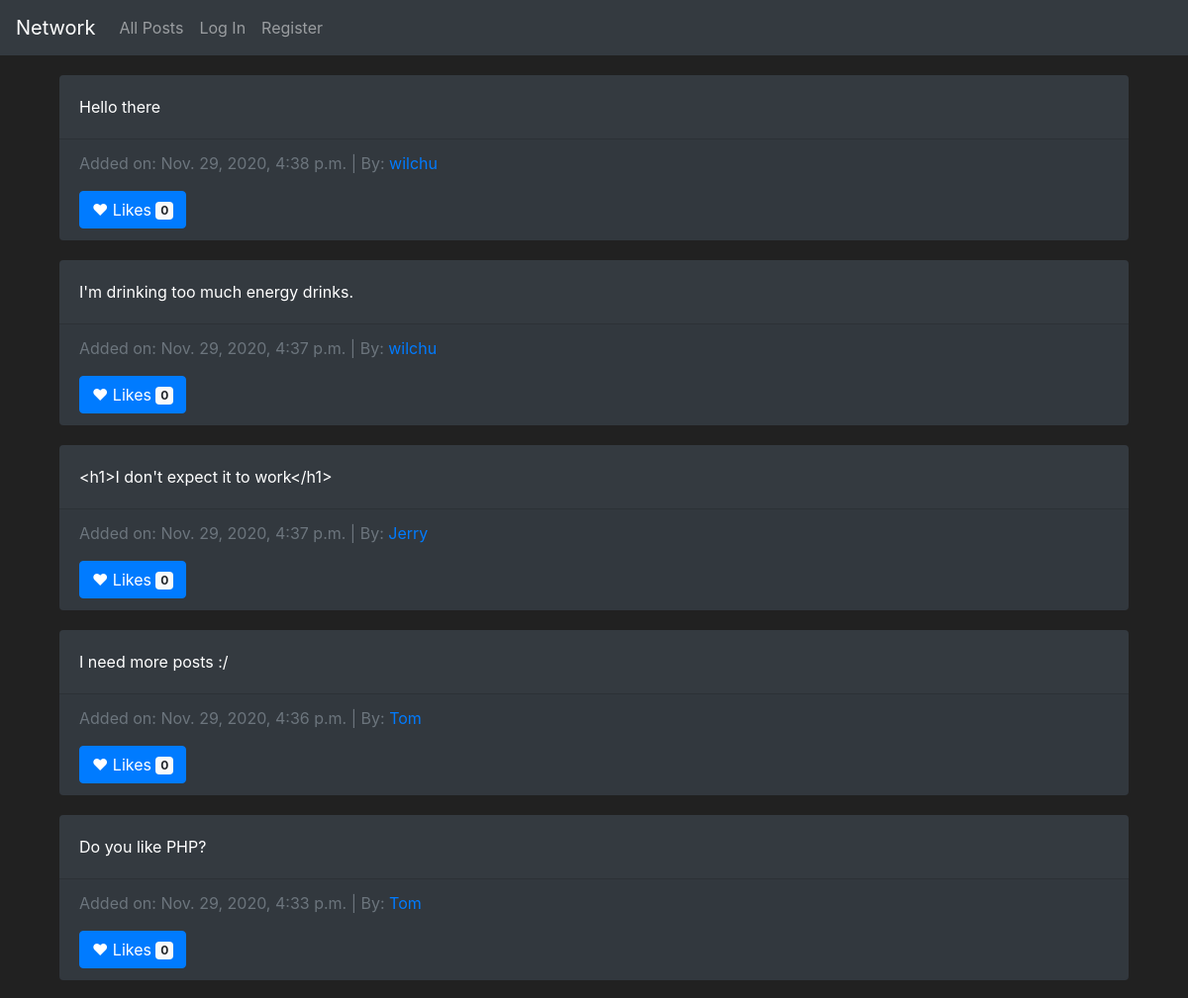
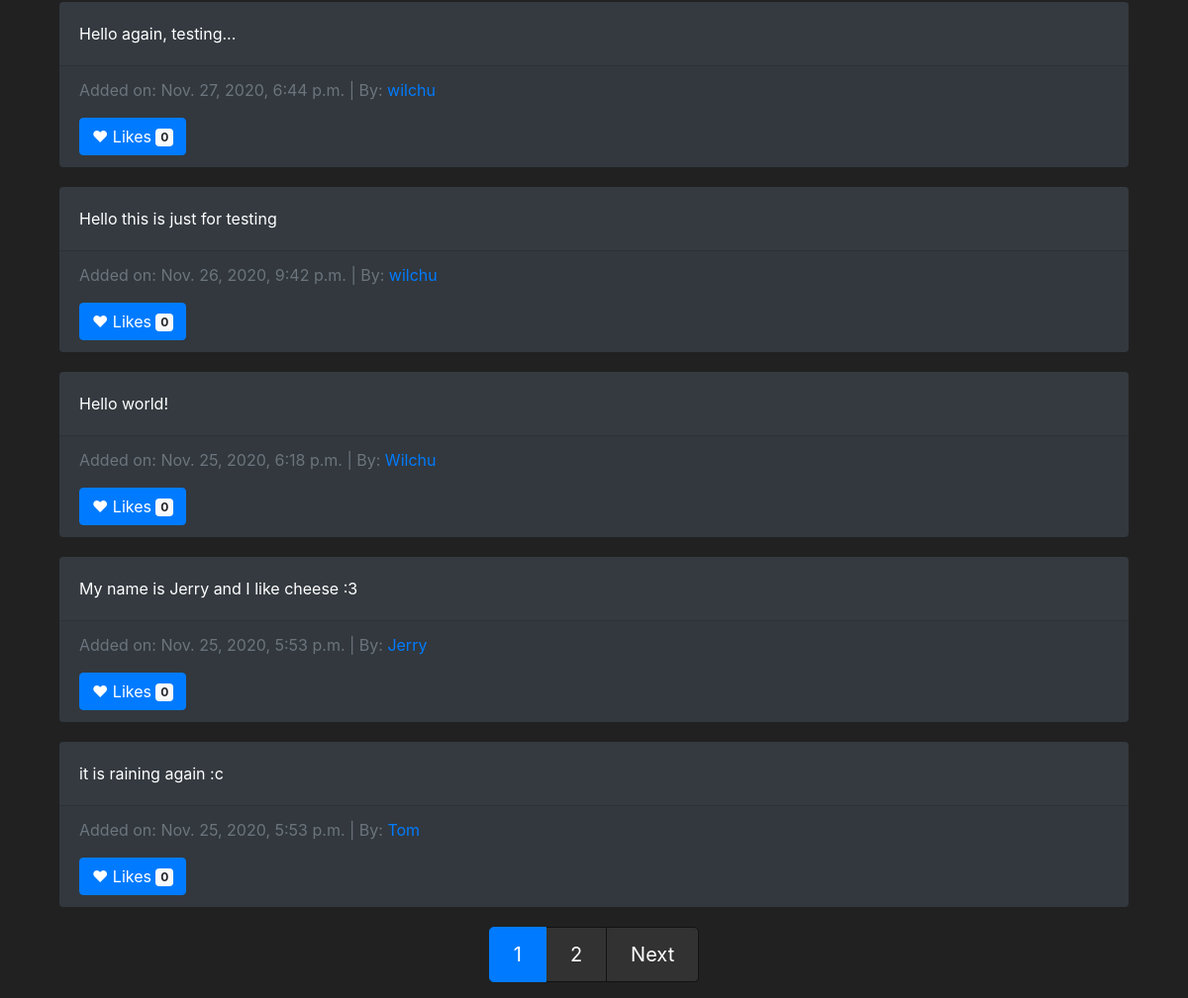
The app's page /, older data (2 pictures, top to bottom).
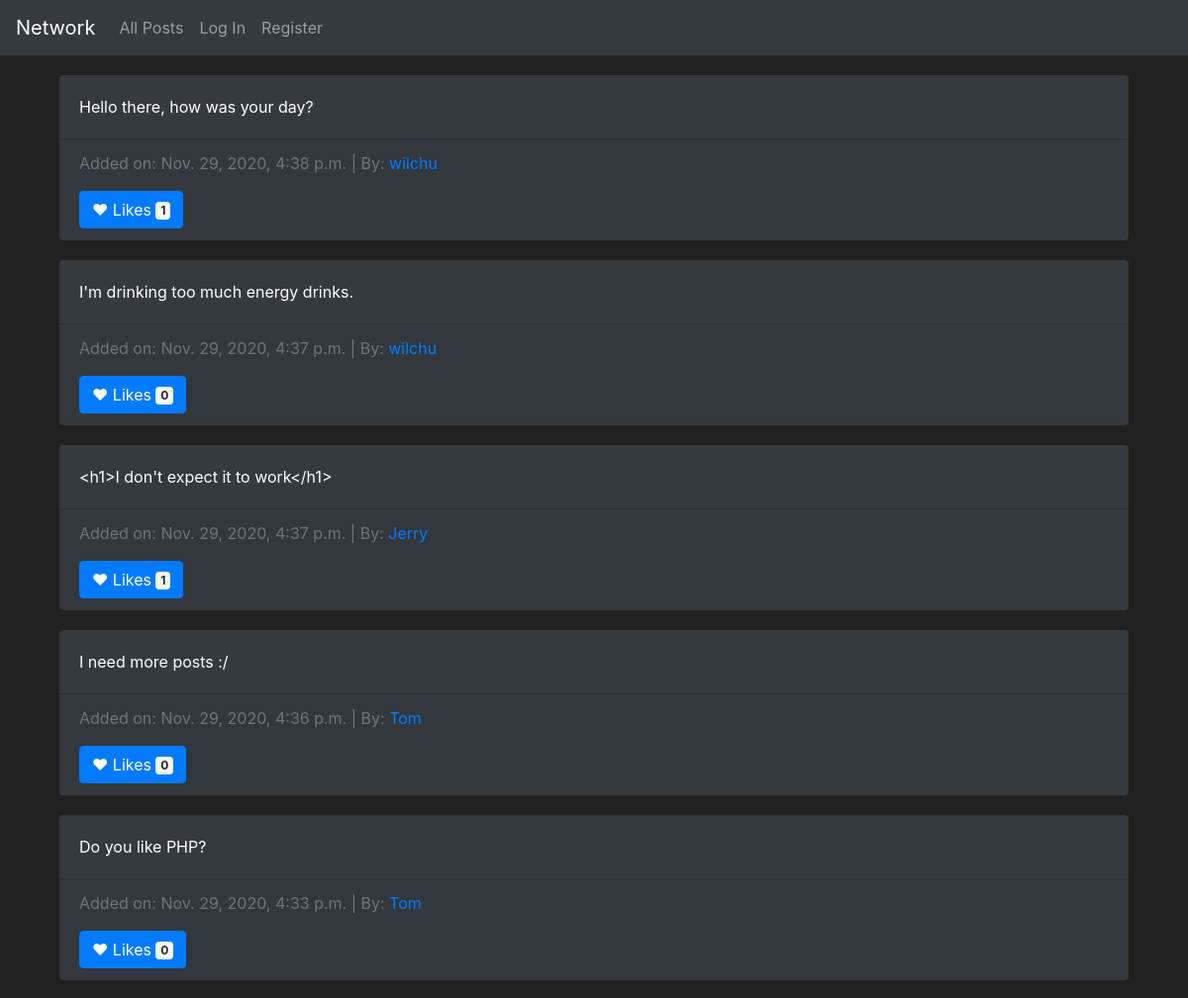
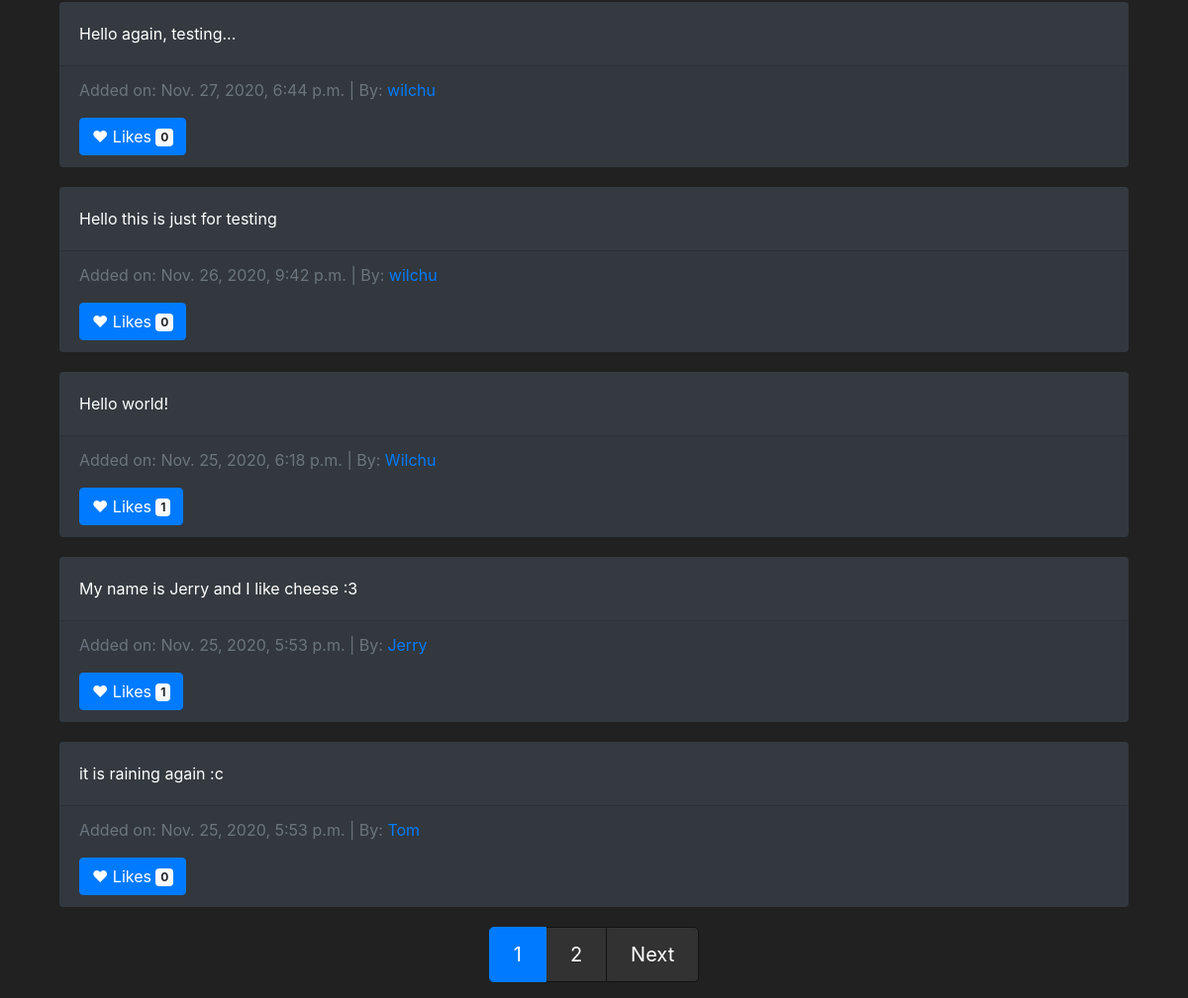
The same page, newer data (2 pictures, top to bottom).
### network/models.py (models this page shows, shortened)
class Posts(models.Model):
    post_owner = models.ForeignKey(User, on_delete=models.CASCADE, related_name="post_owner")
    post_content = models.CharField(max_length=2000)
    post_date = models.DateTimeField(auto_now_add=True)

class User(AbstractUser):
    followers = models.IntegerField(default=0)
    following = models.IntegerField(default=0)

### network/views.py (the view, shortened to what this page needs)
# urls.py: path("", views.index, name="index"),
def index(request):
    all_posts = Posts.objects.all().order_by('-post_date')
    page = pagination(request, all_posts, 10)
    return render(request, "network/index.html", {
        "all_posts": page,
        "all_likes": getAllLikes(request)
    })

### network/views.py (called while the page is built)
def pagination(request, data_object, results):
    paginator = Paginator(data_object, results)
    try:
        paginator_result = paginator.page(request.GET.get('page', 1))
    except EmptyPage:
        paginator_result = paginator.page(1)
    return paginator_result

def getAllLikes(request):
    if request.user.is_authenticated:
        all_likes = []
        likes = Likes.objects.all().filter(who_liked = request.user)
        for like in likes:
            all_likes.append(like.post.id)
        return all_likes
    else:
        return []

### network/templates/network/index.html (shortened to what this page needs)
{% extends "network/layout.html" %}
{% block body %}
    <section>
      <div class="container">
          {% for post in all_posts %}
          <div class="card bg-dark text-white">
              <div class="card-body">
                <p class="card-text">{{ post.post_content }}</p>
              </div>
              <div class="card-footer text-muted">
                <p>Added on: {{ post.post_date }} | By: <a href="{% url 'profil' post.post_owner.id %}">{{ post.post_owner }}</a></p>
                <button type="button" class="btn btn-primary like" data-postid="{{ post.id }}">
                  {% if post.id in all_likes %}
                    <span class="liked">&hearts;</span>
                  {% else %}
                  <span>&hearts;</span>
                  {% endif %}
                  Likes <span class="badge badge-light">{{ post.likes_set.count }}</span>
                </button>
              </div>
            </div>
          {% endfor %}
      </div>
    </section>
    <section style="margin-top: 20px;">
      <nav aria-label="Posts pagination">
        <ul class="pagination justify-content-center pagination-lg">
          {% for page in all_posts.paginator.page_range %}
            <li class="page-item {% if page == all_posts.number %} active {% endif %}">
              <a class="page-link" href="{% url 'index' %}?page={{ page }}">{{ page }}</a>
            </li>
          {% endfor %}
          {% if all_posts.has_next %}
            <li class="page-item">
              <a class="page-link" href="{% url 'index' %}?page={{ all_posts.next_page_number }}">Next</a>
            </li>
          {% endif %}
        </ul>
      </nav>
    </section>
{% endblock %}

Row changes from the older to the newer data that the page shows:
changed Posts: post_content "Hello there" → "Hello there, how was your day?"; likes_set.count "0" → "1"
computed for Posts "<h1>I don't expect it to work</h1>": likes_set.count "0" → "1"
computed for Posts "Hello world!": likes_set.count "0" → "1"
computed for Posts "My name is Jerry and I like cheese :3": likes_set.count "0" → "1"
